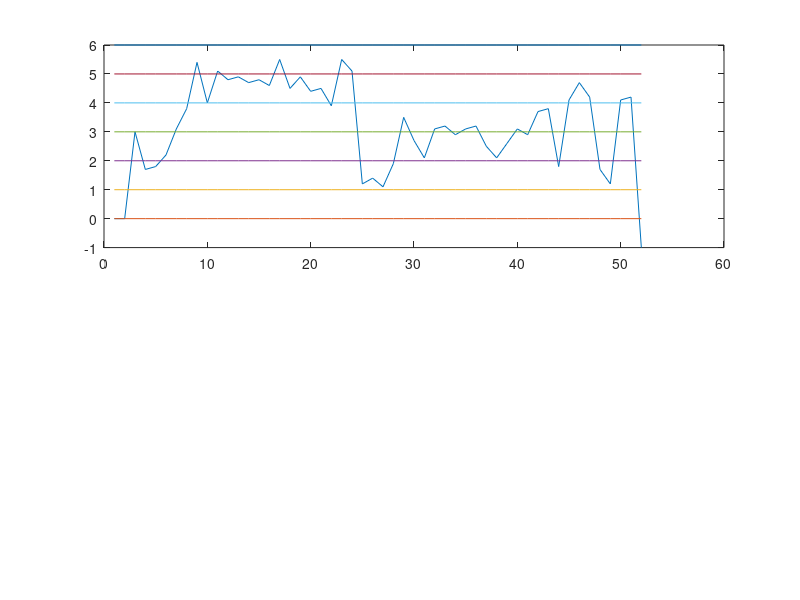

Write the MATLAB code that produced this figure. (Note: this script raises an error after producing the figure.)
%данные с особыми состояниями
CXj = [0, 0, 3, 1.7, 1.8, 2.2, 3.1, 3.8, 5.4, 4.0, 5.1, 4.8, 4.9, 4.7, 4.8, 4.6, 5.5, 4.5, 4.9, 4.4, 4.5, 3.9, 5.5, 5.1, 1.2, 1.4, 1.1, 1.9, 3.5 ,2.7, 2.1, 3.1, 3.2, 2.9, 3.1, 3.2, 2.5, 2.1, 2.6, 3.1, 2.9, 3.7, 3.8, 1.8, 4.1, 4.7, 4.2, 1.7, 1.2, 4.1, 4.2, -1];

%данные без особых состояний
WXj = [1.7, 4.0, 3.1, 3.2, 2.3, 3.0, 3.1, 3.2, 5.2, 1.2, 2.3, 3.3, 3.0, 1.1];

XjCell = {CXj, WXj};
cn = length(XjCell);

for i=1:cn

    Xj = XjCell{i}
    n = length(Xj);
    %контрольные границ карт шухарта
    cl = 3;                     %центральная линия
    ucl = 6;                    %верхняя граница
    lcl = 0;                    %нижняя граница

    %оси гранц для графика
    clY = cl * ones(1, n);      
    uclY = ucl * ones(1, n);
    lclY = lcl * ones(1, n);

    %рсчитываем границы в 1 сигма
    lA = 1;             %нижняя область А
    lB = 2;             %нижняя облатсть B
    lC = cl;            %
    uA = ucl;           %верхняя облать А
    uB = 5;             %
    uC = 4;             %

    %оси границ для графиков
    lAY = lA * ones(1, n);
    lBY = lB * ones(1, n);
    lCY = lC * ones(1, n);
    uAY = uA * ones(1, n);
    uBY = uB * ones(1, n);
    uCY = uC * ones(1, n); 

    XX = 1 : 1 : n;
    subplot(cn, 1, i)
    plot(XX, Xj, XX, lclY, XX, lAY, XX, lBY, XX, clY, XX, uCY, XX, uBY, XX, uAY);


    %проверяем каждый критерий
    for i=1:8
       [is_uc, num] = Check4SpecialResons(Xj, [i], lcl, lA, lB, lC, uC, uB, uA)
    end

    %Sp = ToSP(Xj, lcl, lA, lB, lC, uC, uB, uA);
    %n = length(Sp);
    %newSR = zeros(1, n+1);
    %newSR(1, 1) = 1707;
    %newSR(1, 2:n+1) = Sp;

    %[is_uc, num] = Check4SpecialResons(Xj, newSR(1, 1:n+1), lcl, lA, lB, lC, uC, uB, uA)
end






